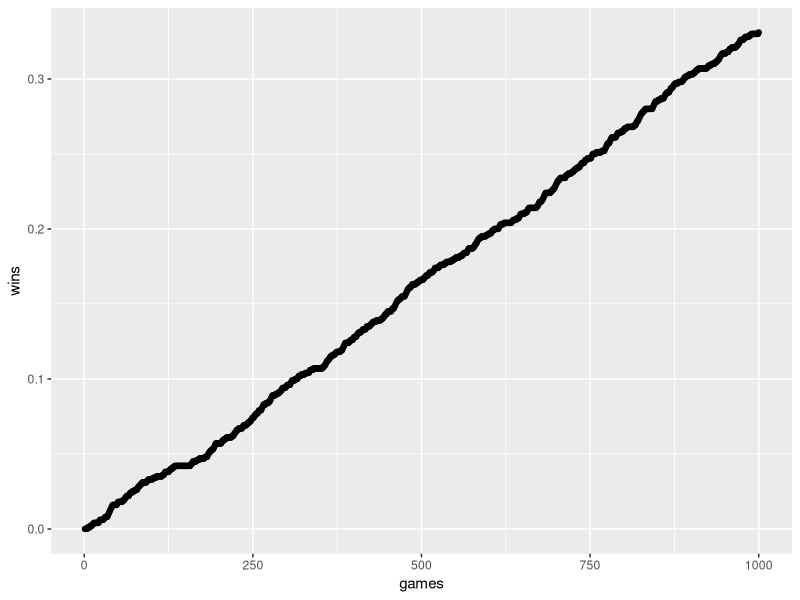

Write the R code that produced this figure.
library(ggplot2)

Play_Game <- function(n = 1,stick = TRUE){ #n is number of simulation and stick to your choice
  Wins <- 0
  Loss <- 0
  output <<-matrix(ncol=2, nrow =n)
  for (i in 1:n){
    
    Orig_Choice <- sample(1:3,1) #Select a door
    z <- 1:3
    prize <-sample(1:3,1) #hide the car behind the door
    
    if(Orig_Choice != prize){
      reveal <-(z[-c(Orig_Choice,prize)]) #Reveal a door with no prize
    }else{
      reveal <-sample(z[-c(prize,Orig_Choice)],1)
    }
    
    # Deciding if we stick with our door or switch
    if(stick == TRUE){
      select <- Orig_Choice
    }else{
      select <- z[-c(reveal,Orig_Choice)]
    }
    
    if(select == prize){
      Wins <- Wins +1
    }else{
      Loss <- Loss +1
    }
    output[i,] <<- c(i, Wins/n)
    output <<- data.frame(output)
    names(output)<<-c('games','wins')

    
  }
  cat(paste("Win: ", Wins/n*100,'%\nLoss:',Loss/n*100,'%\n'),sep="")

}



Play_Game(n = 1000,stick = TRUE)

library(ggplot2)
names(output)<-c('games','wins')
ggplot(data=output, aes(x=games, y=wins)) +
  geom_line()+
  geom_point()
